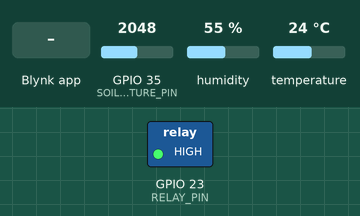
Bench run of a sketch on a simulated ESP32. On the bench: switched loads named in the sketch (green lamp = pin HIGH). The test bench sets the inputs (shaded band); at power-on: GPIO 35 (SOILMOISTURE_PIN) = 2048, humidity 55 %, temperature 24 °C. WiFi joins after 1.5 s; servers stay silent unless stated; what the sketch prints to the serial monitor is not drawn.

Above: at 3.0 s.
3.1 s: Blynk app writes 1 to V4
At 3.6 s:
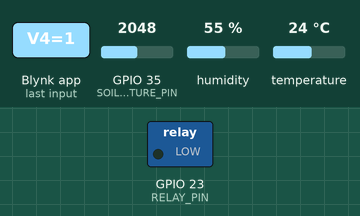
4.6 s: Blynk app writes 0 to V4
At 6.0 s:
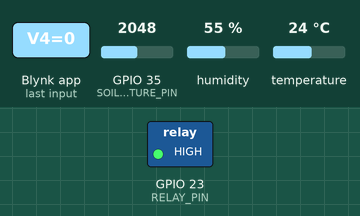
Timing chart, 0 to 7.6 s (numbered marks = the images above; inputs shaded):
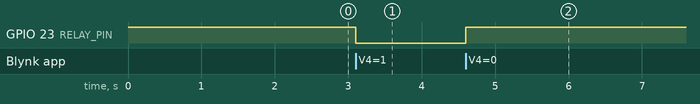

Measured:
- after the input at 3.1 s, GPIO 23 (RELAY_PIN): HIGH → LOW at once
- after the input at 4.6 s, GPIO 23 (RELAY_PIN): LOW → HIGH at once

The sketch:

SmartGarden.ino
```cpp
#define BLYNK_TEMPLATE_ID           "TMPLC2bbysVN"
#define BLYNK_DEVICE_NAME           "SmartGarden"
#define BLYNK_AUTH_TOKEN            "Lcq_f2OnmEyHYmOZiV9WYErnpQCPijGA"


// Comment this out to disable prints and save space
#define BLYNK_PRINT Serial


#include <WiFi.h>
#include <WiFiClient.h>
#include <BlynkSimpleEsp32.h>
#include <DHT.h>

char auth[] = BLYNK_AUTH_TOKEN;

// Your WiFi credentials.
// Set password to "" for open networks.
char ssid[] = "ESP32";
char pass[] = "hoilamgi12";

#define DHTPIN 21          // What digital pin we're connected to
#define DHTTYPE DHT11
#define SOILMOISTURE_PIN 35
#define RELAY_PIN 23

DHT dht(DHTPIN, DHTTYPE);
BlynkTimer timer;

float t =0;
int h = 0;
int manual_button;
int buttonState;

void sendSensor()
{
  int hu = analogRead(SOILMOISTURE_PIN);
  h = map(hu,0,4095,100,0);
  t = dht.readTemperature(); // or dht.readTemperature(true) for Fahrenheit
  Serial.print(hu);
  if (isnan(h) || isnan(t)) {
    Serial.println("Failed to read from DHT sensor!");
    return;
  }
  // You can send any value at any time.
  // Please don't send more that 10 values per second.
  Blynk.virtualWrite(V1, h);
  Blynk.virtualWrite(V0, t);
}

void setup()
{
  pinMode(SOILMOISTURE_PIN,INPUT);
  pinMode(RELAY_PIN,OUTPUT);
  digitalWrite(RELAY_PIN,HIGH);
  // Debug console
  Serial.begin(115200);

  Blynk.begin(auth, ssid, pass);

  dht.begin();

  // Setup a function to be called every second
  timer.setInterval(500L, sendSensor);
}

void loop()
{
  Blynk.run();
  timer.run();
  Mode();
}
BLYNK_WRITE(V4){
  manual_button =  param.asInt();
  Serial.println(manual_button);
}
WidgetLED led_state(V3);
BLYNK_WRITE(V2){                      //auto hoac manual
  buttonState = param.asInt();
  Serial.println(buttonState);
}

void Mode(){
  if (buttonState == 1) {
    if (h <=42 && t <=35){
      digitalWrite(RELAY_PIN, LOW);
      led_state.on();
    }else if ( h >42) {
      digitalWrite(RELAY_PIN, HIGH);
      led_state.off();
    }
  }else if (buttonState == 0){
      if (manual_button == 1){
      digitalWrite(RELAY_PIN, LOW);
      led_state.on();

    }else {
      digitalWrite(RELAY_PIN, HIGH);
      led_state.off();
    }
  }
  }
```
